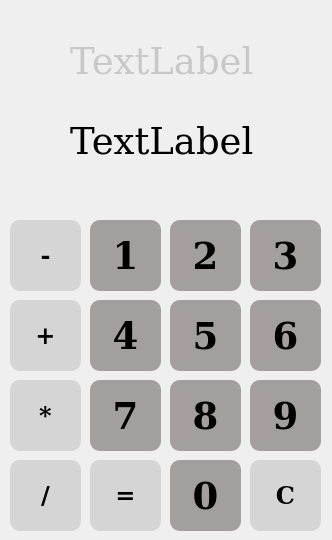
<?xml version="1.0" encoding="UTF-8"?>
<ui version="4.0">
 <class>Calc</class>
 <widget class="QMainWindow" name="Calc">
  <property name="geometry">
   <rect>
    <x>0</x>
    <y>0</y>
    <width>332</width>
    <height>540</height>
   </rect>
  </property>
  <property name="windowTitle">
   <string>Calculator</string>
  </property>
  <widget class="QWidget" name="centralwidget">
   <widget class="QPushButton" name="num3">
    <property name="geometry">
     <rect>
      <x>250</x>
      <y>220</y>
      <width>71</width>
      <height>71</height>
     </rect>
    </property>
    <property name="font">
     <font>
      <family>DejaVu Serif</family>
      <pointsize>28</pointsize>
      <weight>75</weight>
      <bold>true</bold>
     </font>
    </property>
    <property name="styleSheet">
     <string notr="true">border-radius: 10px;
background-color: rgb(163, 159, 159);</string>
    </property>
    <property name="text">
     <string>3</string>
    </property>
   </widget>
   <widget class="QPushButton" name="num6">
    <property name="geometry">
     <rect>
      <x>250</x>
      <y>300</y>
      <width>71</width>
      <height>71</height>
     </rect>
    </property>
    <property name="font">
     <font>
      <family>DejaVu Serif</family>
      <pointsize>28</pointsize>
      <weight>75</weight>
      <bold>true</bold>
     </font>
    </property>
    <property name="styleSheet">
     <string notr="true">border-radius: 10px;
background-color: rgb(163, 159, 159);</string>
    </property>
    <property name="text">
     <string>6</string>
    </property>
   </widget>
   <widget class="QPushButton" name="num9">
    <property name="geometry">
     <rect>
      <x>250</x>
      <y>380</y>
      <width>71</width>
      <height>71</height>
     </rect>
    </property>
    <property name="font">
     <font>
      <family>DejaVu Serif</family>
      <pointsize>28</pointsize>
      <weight>75</weight>
      <bold>true</bold>
     </font>
    </property>
    <property name="styleSheet">
     <string notr="true">border-radius: 10px;
background-color: rgb(163, 159, 159);</string>
    </property>
    <property name="text">
     <string>9</string>
    </property>
   </widget>
   <widget class="QPushButton" name="num2">
    <property name="geometry">
     <rect>
      <x>170</x>
      <y>220</y>
      <width>71</width>
      <height>71</height>
     </rect>
    </property>
    <property name="font">
     <font>
      <family>DejaVu Serif</family>
      <pointsize>28</pointsize>
      <weight>75</weight>
      <bold>true</bold>
     </font>
    </property>
    <property name="styleSheet">
     <string notr="true">border-radius: 10px;
background-color: rgb(163, 159, 159);</string>
    </property>
    <property name="text">
     <string>2</string>
    </property>
   </widget>
   <widget class="QPushButton" name="num5">
    <property name="geometry">
     <rect>
      <x>170</x>
      <y>300</y>
      <width>71</width>
      <height>71</height>
     </rect>
    </property>
    <property name="font">
     <font>
      <family>DejaVu Serif</family>
      <pointsize>28</pointsize>
      <weight>75</weight>
      <bold>true</bold>
     </font>
    </property>
    <property name="styleSheet">
     <string notr="true">border-radius: 10px;
background-color: rgb(163, 159, 159);</string>
    </property>
    <property name="text">
     <string>5</string>
    </property>
   </widget>
   <widget class="QPushButton" name="num8">
    <property name="geometry">
     <rect>
      <x>170</x>
      <y>380</y>
      <width>71</width>
      <height>71</height>
     </rect>
    </property>
    <property name="font">
     <font>
      <family>DejaVu Serif</family>
      <pointsize>28</pointsize>
      <weight>75</weight>
      <bold>true</bold>
     </font>
    </property>
    <property name="styleSheet">
     <string notr="true">border-radius: 10px;
background-color: rgb(163, 159, 159);</string>
    </property>
    <property name="text">
     <string>8</string>
    </property>
   </widget>
   <widget class="QPushButton" name="num0">
    <property name="geometry">
     <rect>
      <x>170</x>
      <y>460</y>
      <width>71</width>
      <height>71</height>
     </rect>
    </property>
    <property name="font">
     <font>
      <family>DejaVu Serif</family>
      <pointsize>28</pointsize>
      <weight>75</weight>
      <bold>true</bold>
     </font>
    </property>
    <property name="styleSheet">
     <string notr="true">border-radius: 10px;
background-color: rgb(163, 159, 159);</string>
    </property>
    <property name="text">
     <string>0</string>
    </property>
   </widget>
   <widget class="QPushButton" name="num1">
    <property name="geometry">
     <rect>
      <x>90</x>
      <y>220</y>
      <width>71</width>
      <height>71</height>
     </rect>
    </property>
    <property name="font">
     <font>
      <family>DejaVu Serif</family>
      <pointsize>28</pointsize>
      <weight>75</weight>
      <bold>true</bold>
     </font>
    </property>
    <property name="styleSheet">
     <string notr="true">border-radius: 10px;
background-color: rgb(163, 159, 159);</string>
    </property>
    <property name="text">
     <string>1</string>
    </property>
   </widget>
   <widget class="QPushButton" name="num4">
    <property name="geometry">
     <rect>
      <x>90</x>
      <y>300</y>
      <width>71</width>
      <height>71</height>
     </rect>
    </property>
    <property name="font">
     <font>
      <family>DejaVu Serif</family>
      <pointsize>28</pointsize>
      <weight>75</weight>
      <bold>true</bold>
     </font>
    </property>
    <property name="styleSheet">
     <string notr="true">border-radius: 10px;
background-color: rgb(163, 159, 159);</string>
    </property>
    <property name="text">
     <string>4</string>
    </property>
   </widget>
   <widget class="QPushButton" name="num7">
    <property name="geometry">
     <rect>
      <x>90</x>
      <y>380</y>
      <width>71</width>
      <height>71</height>
     </rect>
    </property>
    <property name="font">
     <font>
      <family>DejaVu Serif</family>
      <pointsize>28</pointsize>
      <weight>75</weight>
      <bold>true</bold>
     </font>
    </property>
    <property name="styleSheet">
     <string notr="true">border-radius: 10px;
background-color: rgb(163, 159, 159);</string>
    </property>
    <property name="text">
     <string>7</string>
    </property>
   </widget>
   <widget class="QPushButton" name="divide">
    <property name="geometry">
     <rect>
      <x>10</x>
      <y>460</y>
      <width>71</width>
      <height>71</height>
     </rect>
    </property>
    <property name="font">
     <font>
      <family>DejaVu Serif</family>
      <pointsize>18</pointsize>
      <weight>75</weight>
      <bold>true</bold>
     </font>
    </property>
    <property name="styleSheet">
     <string notr="true">border-radius: 10px;
background-color: rgb(213, 213, 213);</string>
    </property>
    <property name="text">
     <string>/</string>
    </property>
   </widget>
   <widget class="QPushButton" name="minus">
    <property name="geometry">
     <rect>
      <x>10</x>
      <y>220</y>
      <width>71</width>
      <height>71</height>
     </rect>
    </property>
    <property name="font">
     <font>
      <family>DejaVu Serif</family>
      <pointsize>18</pointsize>
      <weight>75</weight>
      <bold>true</bold>
     </font>
    </property>
    <property name="styleSheet">
     <string notr="true">border-radius: 10px;
background-color: rgb(213, 213, 213);</string>
    </property>
    <property name="text">
     <string>-</string>
    </property>
   </widget>
   <widget class="QPushButton" name="plus">
    <property name="geometry">
     <rect>
      <x>10</x>
      <y>300</y>
      <width>71</width>
      <height>71</height>
     </rect>
    </property>
    <property name="font">
     <font>
      <family>DejaVu Serif</family>
      <pointsize>18</pointsize>
      <weight>75</weight>
      <bold>true</bold>
     </font>
    </property>
    <property name="styleSheet">
     <string notr="true">border-radius: 10px;
background-color: rgb(213, 213, 213);</string>
    </property>
    <property name="text">
     <string>+</string>
    </property>
   </widget>
   <widget class="QLabel" name="label">
    <property name="geometry">
     <rect>
      <x>70</x>
      <y>110</y>
      <width>200</width>
      <height>61</height>
     </rect>
    </property>
    <property name="font">
     <font>
      <family>DejaVu Serif</family>
      <pointsize>28</pointsize>
      <weight>50</weight>
      <bold>false</bold>
     </font>
    </property>
    <property name="text">
     <string>TextLabel</string>
    </property>
   </widget>
   <widget class="QLabel" name="label_2">
    <property name="geometry">
     <rect>
      <x>70</x>
      <y>30</y>
      <width>200</width>
      <height>61</height>
     </rect>
    </property>
    <property name="font">
     <font>
      <family>DejaVu Serif</family>
      <pointsize>28</pointsize>
      <weight>50</weight>
      <bold>false</bold>
     </font>
    </property>
    <property name="styleSheet">
     <string notr="true">color: rgb(200, 200, 200);</string>
    </property>
    <property name="text">
     <string>TextLabel</string>
    </property>
   </widget>
   <widget class="QPushButton" name="clear">
    <property name="geometry">
     <rect>
      <x>250</x>
      <y>460</y>
      <width>71</width>
      <height>71</height>
     </rect>
    </property>
    <property name="font">
     <font>
      <family>DejaVu Serif</family>
      <pointsize>18</pointsize>
      <weight>75</weight>
      <bold>true</bold>
     </font>
    </property>
    <property name="styleSheet">
     <string notr="true">border-radius: 10px;
background-color: rgb(213, 213, 213);</string>
    </property>
    <property name="text">
     <string>C</string>
    </property>
   </widget>
   <widget class="QPushButton" name="multiplication">
    <property name="geometry">
     <rect>
      <x>10</x>
      <y>380</y>
      <width>71</width>
      <height>71</height>
     </rect>
    </property>
    <property name="font">
     <font>
      <family>DejaVu Serif</family>
      <pointsize>18</pointsize>
      <weight>75</weight>
      <bold>true</bold>
     </font>
    </property>
    <property name="styleSheet">
     <string notr="true">border-radius: 10px;
background-color: rgb(213, 213, 213);</string>
    </property>
    <property name="text">
     <string>*</string>
    </property>
   </widget>
   <widget class="QPushButton" name="equals">
    <property name="geometry">
     <rect>
      <x>90</x>
      <y>460</y>
      <width>71</width>
      <height>71</height>
     </rect>
    </property>
    <property name="font">
     <font>
      <family>DejaVu Serif</family>
      <pointsize>18</pointsize>
      <weight>75</weight>
      <bold>true</bold>
     </font>
    </property>
    <property name="styleSheet">
     <string notr="true">border-radius: 10px;
background-color: rgb(213, 213, 213);</string>
    </property>
    <property name="text">
     <string>=</string>
    </property>
   </widget>
  </widget>
 </widget>
 <resources/>
 <connections/>
</ui>
